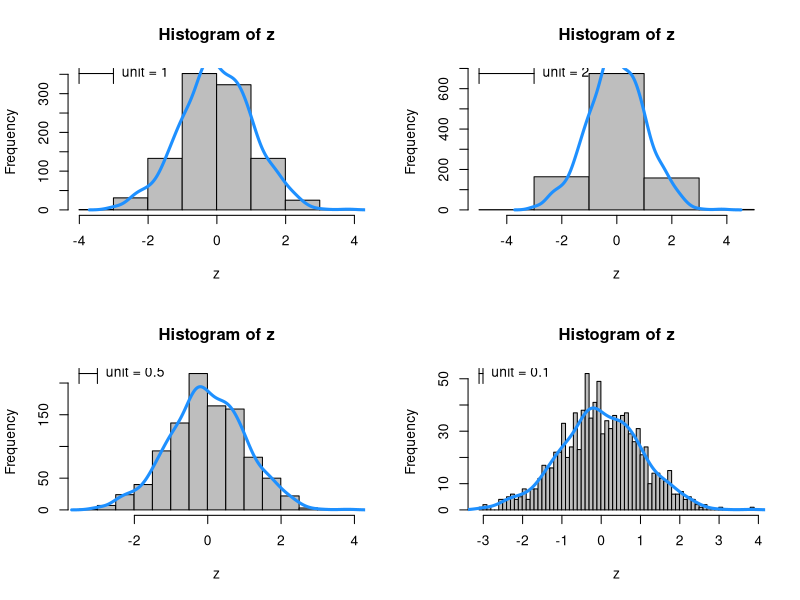

Here is the R script that generated this plot:
## ---- chunk 1
shistogram <- function(z,unit) {
  n <- length(z)
  h <- hist(z, breaks=seq(from=min(z)-unit,to=max(z)+unit,by=unit),
            col="grey")
  d <- density(z)
  lines(d$x, d$y*n*unit, lwd=3, col="dodgerblue")
  arrows(h$breaks[1], max(h$counts), 
         h$breaks[1] + unit, max(h$counts),
         angle=90,code=3,length=.1)
  text(h$breaks[1] + unit, max(h$counts),
       paste("unit =",unit), pos=4)
}
## ---- chunk 2
set.seed(1)
n <- 1000
z <- rnorm(n)
par(mfrow=c(2,2))
shistogram(z,unit=1)
shistogram(z,unit=2)
shistogram(z,unit=.5)
shistogram(z,unit=.1)
